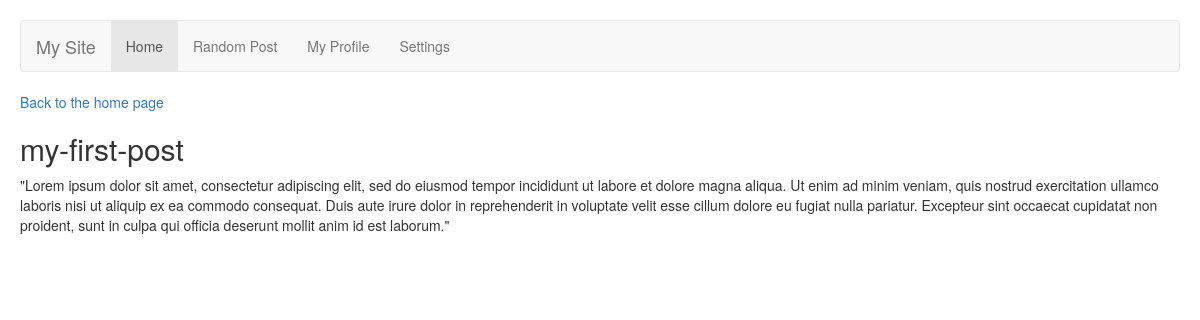
Screenshot of /post/my-first-post with the database file from the repository.
### blog/models.py (models this page shows, shortened)
class Post(models.Model):
    title = models.CharField(max_length=255)
    slug = models.SlugField(max_length=255, unique=True)
    summary = models.CharField(max_length=300)
    content = models.TextField()
    published = models.BooleanField(default=True)
    created = models.DateTimeField(auto_now_add=True)
    class Meta:
        ordering = ['-created']

### blog/views.py (the view)
# urls.py: url(r'^post/(.*)$', views.post),
def post(request, slug):
    print(slug)
    return render_to_response('post.html',{'post': get_object_or_404(Post, slug=slug)
    })

### blog/templates/post.html (shortened to what this page needs)
{% extends 'base.html' %}
{% load bootstrap3 %}
{%block content%}
<a href="/">Back to the home page</a>
<h2>{{post.title}}</h2>
<div>
    {{post.content}}
</div>
{% endblock %}

### blog/static/css/style.css (style rules this page uses)
body { padding : 20px; }

### rows the page displays
Post: title "my-first-post", content "\"Lorem ipsum dolor sit amet, consectetur adipiscing elit, sed do eiusmod tempor incididunt ut labore et dolore magna aliqua. Ut enim ad minim veniam, quis nostrud exercitation ullamco laboris nisi ut aliquip ex ea commodo consequat. Duis aute irure dolor in reprehenderit in voluptate velit esse cillum dolore eu fugiat nulla pariatur. Excepteur sint occaecat cupidatat non proident, sunt in culpa qui officia deserunt mollit anim id est laborum.\""
